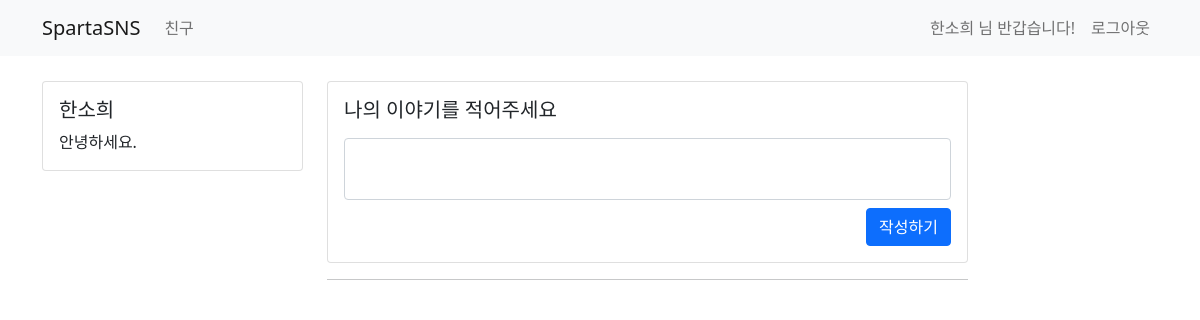
The page /tweet/ (signed in) on the database as committed earlier.
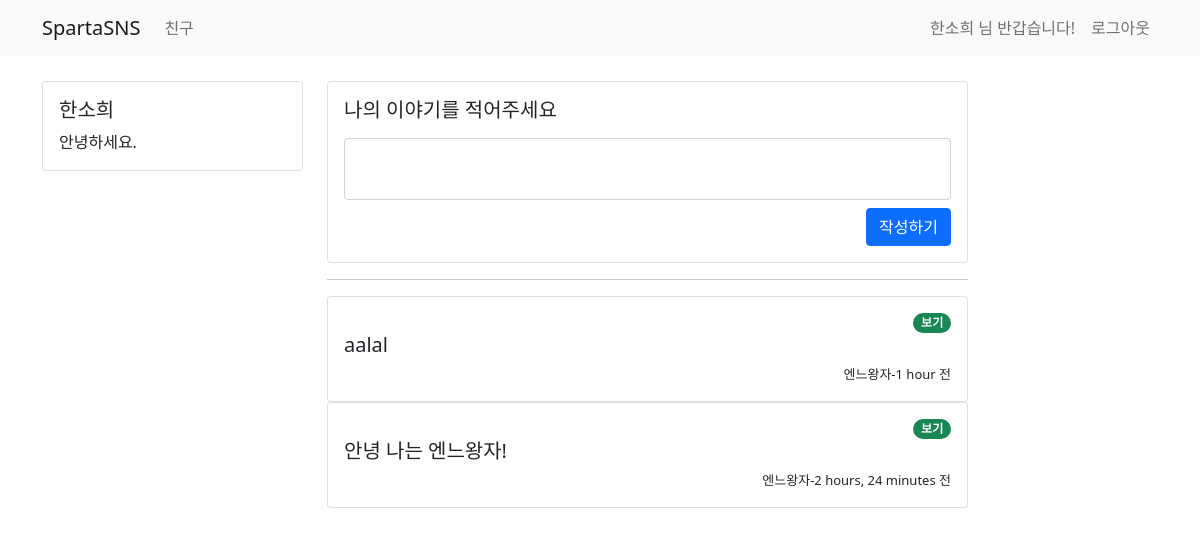
The same page on the database as committed later.
### user/models.py (models this page shows)
class UserModel(AbstractUser):
    class Meta:
        db_table = "my_user"
    bio = models.CharField(max_length=256, default='')
    follow = models.ManyToManyField(settings.AUTH_USER_MODEL, related_name='followee')

### tweet/models.py (models this page shows)
class TweetModel(models.Model):
    class Meta:
        db_table = "tweet"
    author = models.ForeignKey(UserModel, on_delete=models.CASCADE)
    content = models.CharField(max_length=256)
    created_at = models.DateTimeField(auto_now_add=True)
    updated_at = models.DateTimeField(auto_now=True)

### tweet/views.py (the view, shortened to what this page needs)
# urls.py: path('', include('tweet.urls')),
def tweet(request):
    if request.method == 'GET':
        user = request.user.is_authenticated  # 사용자가 로그인이 되어 있는지 확인하기
        if user:  # 로그인 한 사용자라면
            all_tweet = TweetModel.objects.all().order_by('-created_at')
            return render(request, 'tweet/home.html', {'tweet': all_tweet})
        else:  # 로그인이 되어 있지 않다면
            return redirect('/sign-in')

### templates/tweet/home.html (shortened to what this page needs)
{% extends 'base.html' %}
{% block content %}
    <div class="container timeline-container">
        <div class="row">
            <div class="col-md-3">
                <div class="card">
                    <div class="card-body">
                        <h5 class="card-title">{{ user.username }}</h5>
                        <p class="card-text">{{ user.bio }}</p>
                    </div>
                </div>
            </div>
            <div class="col-md-7">
                <div class="row mb-2">
                    <div class="col-md-12">
                        <div class="card">
                            <div class="card-body">
                                <div class="media">
                                    <div class="media-body">
                                        <h5 class="mt-0">나의 이야기를 적어주세요</h5>
                                        <p>
                                        <form method="post" action="/tweet/">
                                            <div class="form-group mb-2">
                                                <textarea class="form-control" style="resize: none" name='my-content' id="my-content"></textarea>
                                            </div>
                                            <button type="submit" class="btn btn-primary" style="float:right;">작성하기</button>
                                        </form>
                                        </p>
                                    </div>
                                </div>
                            </div>
                        </div>
                    </div>
                </div>
                <hr>
                <div class="row">
                    {% for tw in tweet %}
                    <div class="col-md-12">
                        <div class="card">
                            <div class="card-body">
                                    <div style="text-align: right">
                                        <a href="/tweet/{{ tw.id }}">
                                            <span class="badge rounded-pill bg-success">보기</span>
                                        </a>
                                    </div>
                                <div class="media">
                                    <div class="media-body">
                                        <h5 class="mt-0">{{ tw.content }}</h5>
                                    </div>
                                    <div style="text-align: right">
                                        <span style="font-size: small">{{ tw.author.username }}-{{ tw.created_at|timesince }} 전</span>
                                    </div>
                                </div>
                            </div>
                        </div>
                    </div>
                    {% endfor %}
                </div>
            </div>
            <div class="col-md-2"></div>
        </div>
    </div>
{% endblock %}

### templates/base.html (shortened to what this page needs)
<!DOCTYPE html base>
<html lang="en">
<head>
    <link href="https://cdn.jsdelivr.net/npm/bootstrap@5.0.0-beta3/dist/css/bootstrap.min.css" rel="stylesheet"
>
</head>
<body>
<nav class="navbar navbar-expand-lg navbar-light bg-light">
    <div class="container">
        <a class="navbar-brand" href="/">SpartaSNS</a>
        <div class="collapse navbar-collapse" id="navbarSupportedContent">
            <ul class="navbar-nav mr-auto">
                <li class="nav-item active">
                    <a class="nav-link" href="#"> 친구 </a>
                </li>
            </ul>
        </div>
        <form class="form-inline my-2 my-lg-0">
            {% if not user.is_authenticated %}
            <ul class="navbar-nav mr-auto">
                <li class="nav-item active">
                    <a class="nav-link" href="/sign-in"> Sign In <span class="sr-only"></span></a>
                </li>
                <li class="nav-item active">
                    <a class="nav-link" href="/sign-up"> Sign Up <span class="sr-only"></span></a>
                </li>
            </ul>
            {% else %}
                <ul class="navbar-nav mr-auto">
                    <li class="nav-item" disabled>
                        <span class="nav-link">
                            {{ user.username }} 님 반갑습니다!
                        </span>
                    </li>
                    <li class="nav-item">
                        <a class="nav-link" href="/logout"> 로그아웃 </a>
                    </li>
                </ul>
            {% endif %}
        </form>
    </div>
</nav>
{% block content %}
{% endblock %}
</body>
</html>

### templates/base.html (style rules this page uses)
.timeline-container { margin-top : 25px }

Rows that differ between the two databases and show on the page:
added TweetModel: content "aalal", author.username "엔느왕자", created_at "1 hour"
added TweetModel: content "안녕 나는 엔느왕자!", author.username "엔느왕자", created_at "2 hours, 24 minutes"
